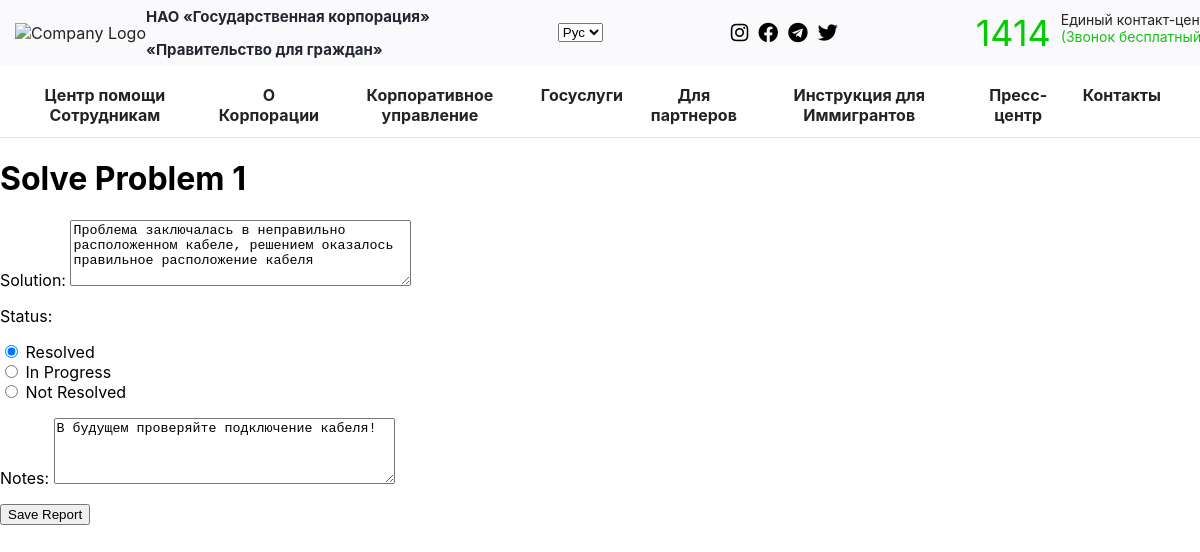
/problems/1/solve/ (signed in), run on the app's committed database.
### users/models.py (models this page shows, shortened)
class Problem(models.Model):
    PROBLEM_TYPES = (
        ('printer', 'Printer'),
        ('internet', 'Internet'),
        ('pc', 'PC'),
        ('other', 'Other'),
    )
    problem_description = models.CharField(max_length=255)
    problem_type = models.CharField(max_length=20, choices=PROBLEM_TYPES)
    floor = models.PositiveSmallIntegerField(choices=((1, 'First floor'), (2, 'Second floor')))
    room_number = models.CharField(max_length=20)
    problem_solved=models.BooleanField(default=False)
    created_at = models.DateTimeField(default=timezone.now)

class Report(models.Model):
    STATUS_CHOICES = (
        ('resolved', 'Resolved'),
        ('in_progress', 'In Progress'),
        ('not_resolved', 'Not Resolved'),
    )
    problem = models.ForeignKey(Problem, on_delete=models.CASCADE, default=1)
    solution = models.TextField()
    status = models.CharField(max_length=20, choices=STATUS_CHOICES)
    solver = models.ForeignKey(CustomUser, on_delete=models.CASCADE,default=1)
    notes = models.TextField()

### users/views.py (the view)
# urls.py: path('problems/<int:problem_id>/solve/', views.solve_problem, name='solve_problem'),
@staff_member_required
def solve_problem(request, problem_id):
    problem = get_object_or_404(Problem, id=problem_id)
    report = problem.report_set.first()  # Get the first Report instance for the Problem, if it exists
    if request.method == 'POST':
        form = ReportForm(request.POST)
        if form.is_valid():
            if report:  # If a report exists, update it
                report.solution = form.cleaned_data['solution']
                report.status = form.cleaned_data['status']
                report.notes = form.cleaned_data['notes']
                report.solver = request.user
            else:  # If a report does not exist, create a new one
                report = Report(
                    problem=problem,
                    solution=form.cleaned_data['solution'],
                    status=form.cleaned_data['status'],
                    notes=form.cleaned_data['notes'],
                    solver=request.user,
                )
            report.save()
            if report.status == "resolved":
                problem.problem_solved = True
                problem.save()
            return redirect('problem_detail', problem_id=problem.id)
    else:
        initial = {
            'solution': report.solution if report else '',
            'status': report.status if report else '',
            'notes': report.notes if report else '',
        }
        form = ReportForm(initial=initial)
    return render(request, 'users/solve_problem.html', {'form': form, 'problem': problem})

### users/forms.py
class ReportForm(forms.Form):
    STATUS_CHOICES = (
        ('resolved', 'Resolved'),
        ('in_progress', 'In Progress'),
        ('not_resolved', 'Not Resolved'),
    )
    solution = forms.CharField(label='Solution', widget=forms.Textarea(attrs={'rows': 4, 'cols': 40}))
    status = forms.ChoiceField(choices=STATUS_CHOICES, widget=forms.RadioSelect)
    notes = forms.CharField(label='Notes', widget=forms.Textarea(attrs={'rows': 4, 'cols': 40}))

### users/templates/users/solve_problem.html (shortened to what this page needs)
{% extends 'users/base.html' %}
{% block content %}
  <h1>Solve Problem {{ problem.id }}</h1>
  <form method="POST">
    {{ form.as_p }}
    <button type="submit" class="btn btn-primary">Save Report</button>
  </form>
{% endblock %}

### users/static/users/main.css (style rules this page uses)
body { font-family: 'SF Pro Display', sans-serif; margin: 0; }

### data on the page
Problem: id "1"
Report: solution "Проблема заключалась в неправильно расположенном кабеле, решением оказалось правильное расположение кабеля", status "☑ Resolved ☐ In Progress ☐ Not Resolved", notes "В будущем проверяйте подключение кабеля!"
